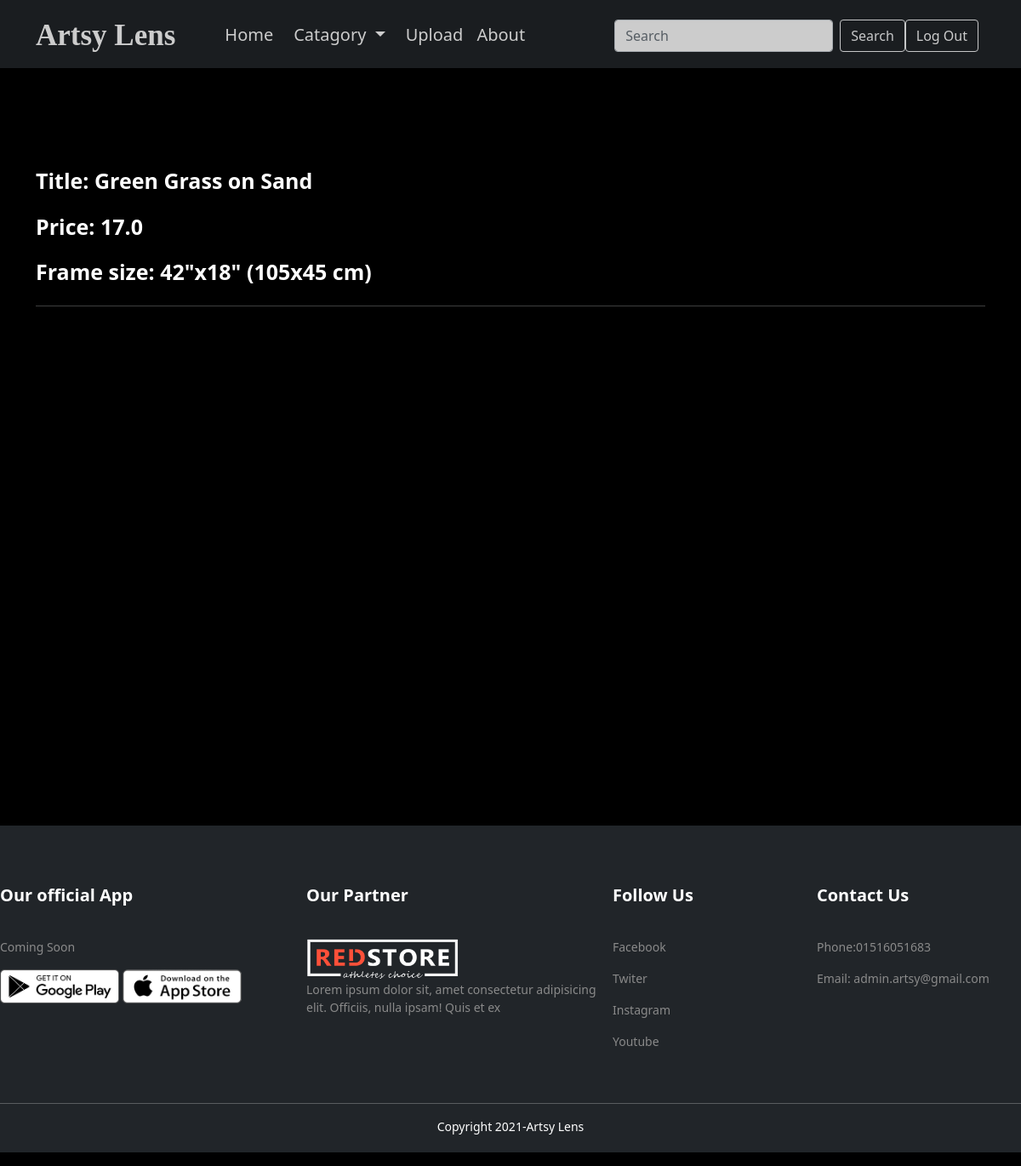
The page /photo/6/ (signed in) on the database its author committed.
### photos/models.py (models this page shows, shortened)
class Photo(models.Model):
    category = models.ForeignKey(Category, on_delete=models.SET_NULL, null=True, blank=True)
    image = models.ImageField(null=False, blank=False)
    photo_title = models.CharField(max_length=200,null=False, blank=False)
    photo_price = models.FloatField(null=False, blank=False)
    frame_size = models.CharField(max_length=200,null=False, blank=False)

### photos/views.py (the view)
# urls.py: path('photo/<str:pk>/', views.viewPhoto, name='photo'),
@login_required(login_url='login')
def viewPhoto(request, pk):
    photo = Photo.objects.get(id=pk)
    return render(request, 'photos/photo.html', {'photo':photo})

### photos/templates/photos/photo.html (shortened to what this page needs)
<!doctype html>
<html lang="en">
<head>
  <link href="https://cdn.jsdelivr.net/npm/bootstrap@5.1.3/dist/css/bootstrap.min.css" rel="stylesheet"
>
</head>
<body>
  <header class="p-3 bg-dark text-white">
    <div class="container">
      <div class="d-flex flex-wrap align-items-center justify-content-center justify-content-lg-start">
        <div class="logo">
          <a href="{% url 'gallery' %}" class="d-flex align-items-center mb-2 mb-lg-0  text-decoration-none">
            Artsy Lens
          </a>
        </div>
        <ul class="nav col-12 col-lg-auto me-lg-auto mb-2 justify-content-center mb-md-0">
          <li><a href="{% url 'gallery' %}" class="nav-link px-2 ">Home</a></li>
          <li class="nav-item dropdown">
            <a class="nav-link dropdown-toggle" href="#" id="navbarDropdownMenuLink" role="button"
              data-bs-toggle="dropdown" aria-expanded="false">
              Catagory
            </a>
          </li>
          <li><a href="{% url 'upload' %}" class="nav-link px-2 ">Upload</a></li>
          <li><a href="{% url 'about' %}" class="nav-link px-2 ">About</a></li>
        </ul>
        <form class="d-flex">
          <input class="form-control me-2" name="q" type="search" placeholder="Search" aria-label="Search">
          <button class="btn btn-outline-light" type="submit">Search</button>
        </form>
        <div class="text-end">
          <div class="log_sign">
            <button type="button" class="btn btn-outline-light me-2 sign_in"><a href="{% url 'logout' %}">Log
                Out</a></button>
          </div>
        </div>
      </div>
    </div>
  </header>
  <main>
    <div class="container">
      <div class="row justify-content-center">
        <div class="col">
          <div style="height: 90vh;">
            <div class="photo-details" style="margin: 20px 0; font-size: 25px; font-weight: 600;">
              <p>Title: {{photo.photo_title}}</p>
              <p>Price: {{photo.photo_price}}</p>
              <p>Frame size: {{photo.frame_size}}</p>
            </div>
            <p>
              <hr class="text-light">
            </p>
          </div>
        </div>
      </div>
    </div>
  </main>
  <footer>
    <div class="footer-internal">
      <div class="part1">
        <h2>Our official App</h2>
        <p>Coming Soon</p>
        <div class="part1-img">
          <img src="../../../static/images/play-store.png" alt="">
          <img src="../../../static/images/app-store.png" alt="">
        </div>
      </div>
      <div class="part2">
        <h2>Our Partner</h2>
        <div class="part2-img">
          <img src="../../../static/images/logo-white.png" alt="">
        </div>
        <p>Lorem ipsum dolor sit, amet consectetur adipisicing elit. Officiis, nulla ipsam! Quis et ex</p>
      </div>
      <div class="part3">
        <h2>Follow Us</h2>
        <p><a href="https://www.facebook.com/" target="_blank"> Facebook</a></p>
        <p><a href=" https://twitter.com/" target="_blank"> Twiter</a></p>
        <p><a href="https://www.instagram.com/" target="_blank"> Instagram</a></p>
        <p><a href="https://www.youtube.com/" target="_blank"> Youtube</a></p>
      </div>
      <div class="part4">
        <h2>Contact Us</h2>
        <p>Phone:01516051683</p>
        <p>Email: admin.artsy@gmail.com</p>
      </div>
    </div>
    <hr>
    <div class="final-part">
      <p>Copyright 2021-Artsy Lens</p>
    </div>
  </footer>
</body>
</html>

### photos/templates/photos/photo.html (style rules this page uses)
:root { --trans: all 0.3s linear; }
body { background: #000000; }
p, h3, label { color: #ffffff; }
header { padding: 20px 0; position: fixed; width: 100%; height: 100px; left: 0; top: 0; background: #000000; z-index: 9999; opacity: 0.8; height: 80px; }
header .logo a { font-size: 35px; font-family: 'Gluten', cursive; font-weight: 700; text-decoration: none; transition: var(--trans); padding-right: 50px; color: #ffffff; }
header .container ul li a { text-decoration: none; font-size: 20px; color: #ffffff; transition: var(--trans); border-bottom: 2px solid transparent; }
.log_sign button a { text-decoration: none; color: #ffff; transition: var(--trans); }
main { margin-top: 150px; }
footer { background: #212529; margin-top: 100px; }
footer hr { color: #ffff; }
footer .footer-internal { max-width: 1250px; margin: 0 auto; padding-top: 70px; padding-bottom: 30px; display: grid; grid-template-columns: 3fr 3fr 2fr 2fr; grid-template-areas: "part1 part2 part3 part4"; }
footer h2 { color: #ffff; font-size: 20px; padding-bottom: 30px; font-weight: 700; }
footer p { color: #8a8a8a; font-size: 14px; }
footer .footer-internal .part1 { grid-area: part1; }
footer .footer-internal .part1 img { width: 140px; height: 40px; }
footer .footer-internal .part2 { grid-area: part2; }
footer .footer-internal .part2 img { height: 50px; width: 180px; }
footer .footer-internal .part3 { grid-area: part3; }
footer .footer-internal .part3 a { text-decoration: none; color: #8a8a8a; }
footer .footer-internal .part4 { grid-area: part4; }
footer .final-part p { text-align: center; color: #ffff; padding-bottom: 20px; }

### rows shown on the page
Photo: photo_title "Green Grass on Sand", photo_price "17.0", frame_size "42\"x18\" (105x45 cm)"
